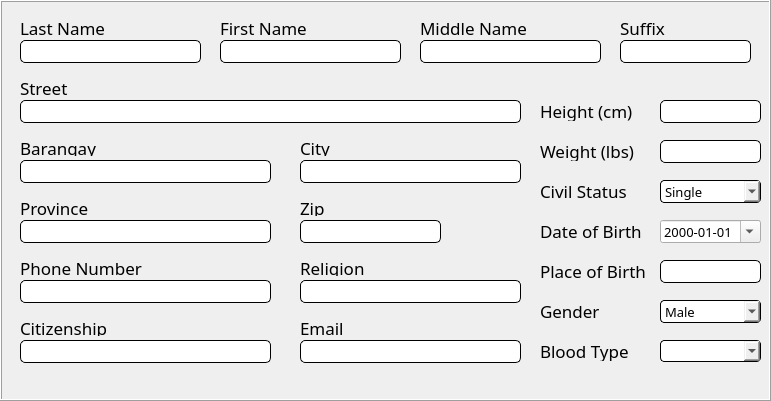
       <widget class="QFrame" name="frmInfo">
        <property name="geometry">
         <rect>
          <x>10</x>
          <y>50</y>
          <width>771</width>
          <height>401</height>
         </rect>
        </property>
        <property name="font">
         <font>
          <pointsize>10</pointsize>
         </font>
        </property>
        <property name="styleSheet">
         <string notr="true">#frmInfo{
border: 1px solid black;
}

#txtLastName, #txtFirstName, #txtMiddleName, #txtSuffix, #txtStreet, #txtBarangay, #txtCity,
#txtProvince, #txtZip, #txtPhone, #txtHeight, #txtWeight, #txtPlace, #txtReligion, #txtCitizenship, #txtEmail, #txtBlood {
border-radius: 5px;
border: 1px solid black;
font-family: Poppins;
}

#cmbCivil, #dateEdit, #cmbGender, #cmbBlood {
border-radius: 4px;
border: 1px solid black;
font-family: Poppins;
}
</string>
        </property>
        <property name="frameShape">
         <enum>QFrame::Box</enum>
        </property>
        <property name="frameShadow">
         <enum>QFrame::Raised</enum>
        </property>
        <property name="lineWidth">
         <number>1</number>
        </property>
        <widget class="QLabel" name="lblLastName">
         <property name="geometry">
          <rect>
           <x>20</x>
           <y>20</y>
           <width>121</width>
           <height>16</height>
          </rect>
         </property>
         <property name="font">
          <font>
           <family>Poppins</family>
           <pointsize>13</pointsize>
           <weight>50</weight>
           <bold>false</bold>
          </font>
         </property>
         <property name="text">
          <string>Last Name</string>
         </property>
        </widget>
        <widget class="QLineEdit" name="txtLastName">
         <property name="geometry">
          <rect>
           <x>20</x>
           <y>40</y>
           <width>181</width>
           <height>23</height>
          </rect>
         </property>
         <property name="font">
          <font>
           <family>Poppins</family>
           <pointsize>10</pointsize>
          </font>
         </property>
         <property name="autoFillBackground">
          <bool>false</bool>
         </property>
         <property name="maxLength">
          <number>15</number>
         </property>
        </widget>
        <widget class="QLabel" name="lblFirstName">
         <property name="geometry">
          <rect>
           <x>220</x>
           <y>20</y>
           <width>121</width>
           <height>16</height>
          </rect>
         </property>
         <property name="font">
          <font>
           <family>Poppins</family>
           <pointsize>13</pointsize>
           <weight>50</weight>
           <bold>false</bold>
          </font>
         </property>
         <property name="text">
          <string>First Name</string>
         </property>
        </widget>
        <widget class="QLineEdit" name="txtFirstName">
         <property name="geometry">
          <rect>
           <x>220</x>
           <y>40</y>
           <width>181</width>
           <height>23</height>
          </rect>
         </property>
         <property name="font">
          <font>
           <family>Poppins</family>
           <pointsize>10</pointsize>
          </font>
         </property>
         <property name="maxLength">
          <number>15</number>
         </property>
        </widget>
        <widget class="QLineEdit" name="txtMiddleName">
         <property name="geometry">
          <rect>
           <x>420</x>
           <y>40</y>
           <width>181</width>
           <height>23</height>
          </rect>
         </property>
         <property name="font">
          <font>
           <family>Poppins</family>
           <pointsize>10</pointsize>
          </font>
         </property>
         <property name="maxLength">
          <number>15</number>
         </property>
        </widget>
        <widget class="QLabel" name="lblMiddleName">
         <property name="geometry">
          <rect>
           <x>420</x>
           <y>20</y>
           <width>121</width>
           <height>16</height>
          </rect>
         </property>
         <property name="font">
          <font>
           <family>Poppins</family>
           <pointsize>13</pointsize>
           <weight>50</weight>
           <bold>false</bold>
          </font>
         </property>
         <property name="text">
          <string>Middle Name</string>
         </property>
        </widget>
        <widget class="QLineEdit" name="txtSuffix">
         <property name="geometry">
          <rect>
           <x>620</x>
           <y>40</y>
           <width>131</width>
           <height>23</height>
          </rect>
         </property>
         <property name="font">
          <font>
           <family>Poppins</family>
           <pointsize>10</pointsize>
          </font>
         </property>
         <property name="maxLength">
          <number>5</number>
         </property>
        </widget>
        <widget class="QLabel" name="lblSuffix">
         <property name="geometry">
          <rect>
           <x>620</x>
           <y>20</y>
           <width>121</width>
           <height>16</height>
          </rect>
         </property>
         <property name="font">
          <font>
           <family>Poppins</family>
           <pointsize>13</pointsize>
           <weight>50</weight>
           <bold>false</bold>
          </font>
         </property>
         <property name="text">
          <string>Suffix</string>
         </property>
        </widget>
        <widget class="QLabel" name="lblStreet">
         <property name="geometry">
          <rect>
           <x>20</x>
           <y>80</y>
           <width>121</width>
           <height>16</height>
          </rect>
         </property>
         <property name="font">
          <font>
           <family>Poppins</family>
           <pointsize>13</pointsize>
           <weight>50</weight>
           <bold>false</bold>
          </font>
         </property>
         <property name="text">
          <string>Street</string>
         </property>
        </widget>
        <widget class="QLineEdit" name="txtStreet">
         <property name="geometry">
          <rect>
           <x>20</x>
           <y>100</y>
           <width>501</width>
           <height>23</height>
          </rect>
         </property>
         <property name="font">
          <font>
           <family>Poppins</family>
           <pointsize>10</pointsize>
          </font>
         </property>
         <property name="maxLength">
          <number>100</number>
         </property>
        </widget>
        <widget class="QLineEdit" name="txtBarangay">
         <property name="geometry">
          <rect>
           <x>20</x>
           <y>160</y>
           <width>251</width>
           <height>23</height>
          </rect>
         </property>
         <property name="font">
          <font>
           <family>Poppins</family>
           <pointsize>10</pointsize>
          </font>
         </property>
         <property name="maxLength">
          <number>50</number>
         </property>
        </widget>
        <widget class="QLabel" name="lblBarangay">
         <property name="geometry">
          <rect>
           <x>20</x>
           <y>140</y>
           <width>121</width>
           <height>16</height>
          </rect>
         </property>
         <property name="font">
          <font>
           <family>Poppins</family>
           <pointsize>13</pointsize>
           <weight>50</weight>
           <bold>false</bold>
          </font>
         </property>
         <property name="text">
          <string>Barangay</string>
         </property>
        </widget>
        <widget class="QLineEdit" name="txtCity">
         <property name="geometry">
          <rect>
           <x>300</x>
           <y>160</y>
           <width>221</width>
           <height>23</height>
          </rect>
         </property>
         <property name="font">
          <font>
           <family>Poppins</family>
           <pointsize>10</pointsize>
          </font>
         </property>
         <property name="maxLength">
          <number>50</number>
         </property>
        </widget>
        <widget class="QLabel" name="lblCity">
         <property name="geometry">
          <rect>
           <x>300</x>
           <y>140</y>
           <width>121</width>
           <height>16</height>
          </rect>
         </property>
         <property name="font">
          <font>
           <family>Poppins</family>
           <pointsize>13</pointsize>
           <weight>50</weight>
           <bold>false</bold>
          </font>
         </property>
         <property name="text">
          <string>City</string>
         </property>
        </widget>
        <widget class="QLabel" name="lblProvince">
         <property name="geometry">
          <rect>
           <x>20</x>
           <y>200</y>
           <width>121</width>
           <height>16</height>
          </rect>
         </property>
         <property name="font">
          <font>
           <family>Poppins</family>
           <pointsize>13</pointsize>
           <weight>50</weight>
           <bold>false</bold>
          </font>
         </property>
         <property name="text">
          <string>Province</string>
         </property>
        </widget>
        <widget class="QLineEdit" name="txtProvince">
         <property name="geometry">
          <rect>
           <x>20</x>
           <y>220</y>
           <width>251</width>
           <height>23</height>
          </rect>
         </property>
         <property name="font">
          <font>
           <family>Poppins</family>
           <pointsize>10</pointsize>
          </font>
         </property>
         <property name="maxLength">
          <number>100</number>
         </property>
        </widget>
        <widget class="QLineEdit" name="txtZip">
         <property name="geometry">
          <rect>
           <x>300</x>
           <y>220</y>
           <width>141</width>
           <height>23</height>
          </rect>
         </property>
         <property name="font">
          <font>
           <family>Poppins</family>
           <pointsize>10</pointsize>
          </font>
         </property>
         <property name="maxLength">
          <number>10</number>
         </property>
        </widget>
        <widget class="QLabel" name="lblZip">
         <property name="geometry">
          <rect>
           <x>300</x>
           <y>200</y>
           <width>121</width>
           <height>16</height>
          </rect>
         </property>
         <property name="font">
          <font>
           <family>Poppins</family>
           <pointsize>13</pointsize>
           <weight>50</weight>
           <bold>false</bold>
          </font>
         </property>
         <property name="text">
          <string>Zip</string>
         </property>
        </widget>
        <widget class="QLabel" name="lblPhone">
         <property name="geometry">
          <rect>
           <x>20</x>
           <y>260</y>
           <width>141</width>
           <height>16</height>
          </rect>
         </property>
         <property name="font">
          <font>
           <family>Poppins</family>
           <pointsize>13</pointsize>
           <weight>50</weight>
           <bold>false</bold>
          </font>
         </property>
         <property name="text">
          <string>Phone Number</string>
         </property>
        </widget>
        <widget class="QLineEdit" name="txtPhone">
         <property name="geometry">
          <rect>
           <x>20</x>
           <y>280</y>
           <width>251</width>
           <height>23</height>
          </rect>
         </property>
         <property name="font">
          <font>
           <family>Poppins</family>
           <pointsize>10</pointsize>
          </font>
         </property>
         <property name="maxLength">
          <number>11</number>
         </property>
        </widget>
        <widget class="QLabel" name="lblReligion">
         <property name="geometry">
          <rect>
           <x>300</x>
           <y>260</y>
           <width>141</width>
           <height>16</height>
          </rect>
         </property>
         <property name="font">
          <font>
           <family>Poppins</family>
           <pointsize>13</pointsize>
           <weight>50</weight>
           <bold>false</bold>
          </font>
         </property>
         <property name="text">
          <string>Religion</string>
         </property>
        </widget>
        <widget class="QLineEdit" name="txtReligion">
         <property name="geometry">
          <rect>
           <x>300</x>
           <y>280</y>
           <width>221</width>
           <height>23</height>
          </rect>
         </property>
         <property name="font">
          <font>
           <family>Poppins</family>
           <pointsize>10</pointsize>
          </font>
         </property>
         <property name="maxLength">
          <number>11</number>
         </property>
        </widget>
        <widget class="QLabel" name="lblCitizenship">
         <property name="geometry">
          <rect>
           <x>20</x>
           <y>320</y>
           <width>141</width>
           <height>16</height>
          </rect>
         </property>
         <property name="font">
          <font>
           <family>Poppins</family>
           <pointsize>13</pointsize>
           <weight>50</weight>
           <bold>false</bold>
          </font>
         </property>
         <property name="text">
          <string>Citizenship</string>
         </property>
        </widget>
        <widget class="QLineEdit" name="txtCitizenship">
         <property name="geometry">
          <rect>
           <x>20</x>
           <y>340</y>
           <width>251</width>
           <height>23</height>
          </rect>
         </property>
         <property name="font">
          <font>
           <family>Poppins</family>
           <pointsize>10</pointsize>
          </font>
         </property>
         <property name="maxLength">
          <number>11</number>
         </property>
        </widget>
        <widget class="QLineEdit" name="txtEmail">
         <property name="geometry">
          <rect>
           <x>300</x>
           <y>340</y>
           <width>221</width>
           <height>23</height>
          </rect>
         </property>
         <property name="font">
          <font>
           <family>Poppins</family>
           <pointsize>10</pointsize>
          </font>
         </property>
         <property name="maxLength">
          <number>11</number>
         </property>
        </widget>
        <widget class="QLabel" name="lblEmail">
         <property name="geometry">
          <rect>
           <x>300</x>
           <y>320</y>
           <width>141</width>
           <height>16</height>
          </rect>
         </property>
         <property name="font">
          <font>
           <family>Poppins</family>
           <pointsize>13</pointsize>
           <weight>50</weight>
           <bold>false</bold>
          </font>
         </property>
         <property name="text">
          <string>Email</string>
         </property>
        </widget>
        <widget class="QLabel" name="lblHeight">
         <property name="geometry">
          <rect>
           <x>540</x>
           <y>100</y>
           <width>111</width>
           <height>21</height>
          </rect>
         </property>
         <property name="font">
          <font>
           <family>Poppins</family>
           <pointsize>13</pointsize>
           <weight>50</weight>
           <bold>false</bold>
          </font>
         </property>
         <property name="text">
          <string>Height (cm)</string>
         </property>
        </widget>
        <widget class="QLineEdit" name="txtHeight">
         <property name="geometry">
          <rect>
           <x>660</x>
           <y>100</y>
           <width>101</width>
           <height>23</height>
          </rect>
         </property>
         <property name="font">
          <font>
           <family>Poppins</family>
           <pointsize>10</pointsize>
          </font>
         </property>
         <property name="maxLength">
          <number>3</number>
         </property>
        </widget>
        <widget class="QLabel" name="lblWeight">
         <property name="geometry">
          <rect>
           <x>540</x>
           <y>140</y>
           <width>111</width>
           <height>21</height>
          </rect>
         </property>
         <property name="font">
          <font>
           <family>Poppins</family>
           <pointsize>13</pointsize>
           <weight>50</weight>
           <bold>false</bold>
          </font>
         </property>
         <property name="text">
          <string>Weight (lbs)</string>
         </property>
        </widget>
        <widget class="QLineEdit" name="txtWeight">
         <property name="geometry">
          <rect>
           <x>660</x>
           <y>140</y>
           <width>101</width>
           <height>23</height>
          </rect>
         </property>
         <property name="font">
          <font>
           <family>Poppins</family>
           <pointsize>10</pointsize>
          </font>
         </property>
         <property name="maxLength">
          <number>4</number>
         </property>
        </widget>
        <widget class="QComboBox" name="cmbCivil">
         <property name="enabled">
          <bool>true</bool>
         </property>
         <property name="geometry">
          <rect>
           <x>660</x>
           <y>180</y>
           <width>101</width>
           <height>23</height>
          </rect>
         </property>
         <property name="font">
          <font>
           <family>Poppins</family>
           <pointsize>10</pointsize>
          </font>
         </property>
         <property name="focusPolicy">
          <enum>Qt::WheelFocus</enum>
         </property>
         <property name="contextMenuPolicy">
          <enum>Qt::DefaultContextMenu</enum>
         </property>
         <property name="editable">
          <bool>false</bool>
         </property>
         <property name="currentText">
          <string>Single</string>
         </property>
         <property name="iconSize">
          <size>
           <width>16</width>
           <height>16</height>
          </size>
         </property>
         <property name="placeholderText">
          <string/>
         </property>
         <property name="duplicatesEnabled">
          <bool>false</bool>
         </property>
         <property name="frame">
          <bool>true</bool>
         </property>
         <item>
          <property name="text">
           <string>Single</string>
          </property>
         </item>
         <item>
          <property name="text">
           <string>Married</string>
          </property>
         </item>
         <item>
          <property name="text">
           <string>Separated</string>
          </property>
         </item>
         <item>
          <property name="text">
           <string>Divorced</string>
          </property>
         </item>
         <item>
          <property name="text">
           <string>Widowed</string>
          </property>
         </item>
        </widget>
        <widget class="QLabel" name="lblCivil">
         <property name="geometry">
          <rect>
           <x>540</x>
           <y>180</y>
           <width>111</width>
           <height>21</height>
          </rect>
         </property>
         <property name="font">
          <font>
           <family>Poppins</family>
           <pointsize>13</pointsize>
           <weight>50</weight>
           <bold>false</bold>
          </font>
         </property>
         <property name="text">
          <string>Civil Status</string>
         </property>
        </widget>
        <widget class="QDateEdit" name="dtDateOfBirth">
         <property name="geometry">
          <rect>
           <x>660</x>
           <y>220</y>
           <width>101</width>
           <height>23</height>
          </rect>
         </property>
         <property name="font">
          <font>
           <family>Poppins</family>
           <pointsize>10</pointsize>
          </font>
         </property>
         <property name="styleSheet">
          <string notr="true"/>
         </property>
         <property name="currentSection">
          <enum>QDateTimeEdit::YearSection</enum>
         </property>
         <property name="displayFormat">
          <string>yyyy-MM-dd</string>
         </property>
         <property name="calendarPopup">
          <bool>true</bool>
         </property>
         <property name="timeSpec">
          <enum>Qt::TimeZone</enum>
         </property>
         <property name="date">
          <date>
           <year>2000</year>
           <month>1</month>
           <day>1</day>
          </date>
         </property>
        </widget>
        <widget class="QLabel" name="lblPlace">
         <property name="geometry">
          <rect>
           <x>540</x>
           <y>260</y>
           <width>111</width>
           <height>21</height>
          </rect>
         </property>
         <property name="font">
          <font>
           <family>Poppins</family>
           <pointsize>13</pointsize>
           <weight>50</weight>
           <bold>false</bold>
          </font>
         </property>
         <property name="text">
          <string>Place of Birth</string>
         </property>
        </widget>
        <widget class="QLineEdit" name="txtPlace">
         <property name="geometry">
          <rect>
           <x>660</x>
           <y>260</y>
           <width>101</width>
           <height>23</height>
          </rect>
         </property>
         <property name="font">
          <font>
           <family>Poppins</family>
           <pointsize>10</pointsize>
          </font>
         </property>
         <property name="maxLength">
          <number>50</number>
         </property>
        </widget>
        <widget class="QLabel" name="lblDate">
         <property name="geometry">
          <rect>
           <x>540</x>
           <y>220</y>
           <width>111</width>
           <height>21</height>
          </rect>
         </property>
         <property name="font">
          <font>
           <family>Poppins</family>
           <pointsize>13</pointsize>
           <weight>50</weight>
           <bold>false</bold>
          </font>
         </property>
         <property name="text">
          <string>Date of Birth</string>
         </property>
        </widget>
        <widget class="QLabel" name="lblGender">
         <property name="geometry">
          <rect>
           <x>540</x>
           <y>300</y>
           <width>111</width>
           <height>21</height>
          </rect>
         </property>
         <property name="font">
          <font>
           <family>Poppins</family>
           <pointsize>13</pointsize>
           <weight>50</weight>
           <bold>false</bold>
          </font>
         </property>
         <property name="text">
          <string>Gender</string>
         </property>
        </widget>
        <widget class="QComboBox" name="cmbGender">
         <property name="enabled">
          <bool>true</bool>
         </property>
         <property name="geometry">
          <rect>
           <x>660</x>
           <y>300</y>
           <width>101</width>
           <height>23</height>
          </rect>
         </property>
         <property name="font">
          <font>
           <family>Poppins</family>
           <pointsize>10</pointsize>
          </font>
         </property>
         <property name="focusPolicy">
          <enum>Qt::WheelFocus</enum>
         </property>
         <property name="contextMenuPolicy">
          <enum>Qt::DefaultContextMenu</enum>
         </property>
         <property name="editable">
          <bool>false</bool>
         </property>
         <property name="currentText">
          <string>Male</string>
         </property>
         <property name="iconSize">
          <size>
           <width>16</width>
           <height>16</height>
          </size>
         </property>
         <property name="placeholderText">
          <string/>
         </property>
         <property name="duplicatesEnabled">
          <bool>false</bool>
         </property>
         <property name="frame">
          <bool>true</bool>
         </property>
         <item>
          <property name="text">
           <string>Male</string>
          </property>
         </item>
         <item>
          <property name="text">
           <string>Female</string>
          </property>
         </item>
        </widget>
        <widget class="QLabel" name="lblBlood">
         <property name="geometry">
          <rect>
           <x>540</x>
           <y>340</y>
           <width>111</width>
           <height>21</height>
          </rect>
         </property>
         <property name="font">
          <font>
           <family>Poppins</family>
           <pointsize>13</pointsize>
           <weight>50</weight>
           <bold>false</bold>
          </font>
         </property>
         <property name="text">
          <string>Blood Type</string>
         </property>
        </widget>
        <widget class="QComboBox" name="cmbBlood">
         <property name="geometry">
          <rect>
           <x>660</x>
           <y>340</y>
           <width>101</width>
           <height>22</height>
          </rect>
         </property>
        </widget>
       </widget>
